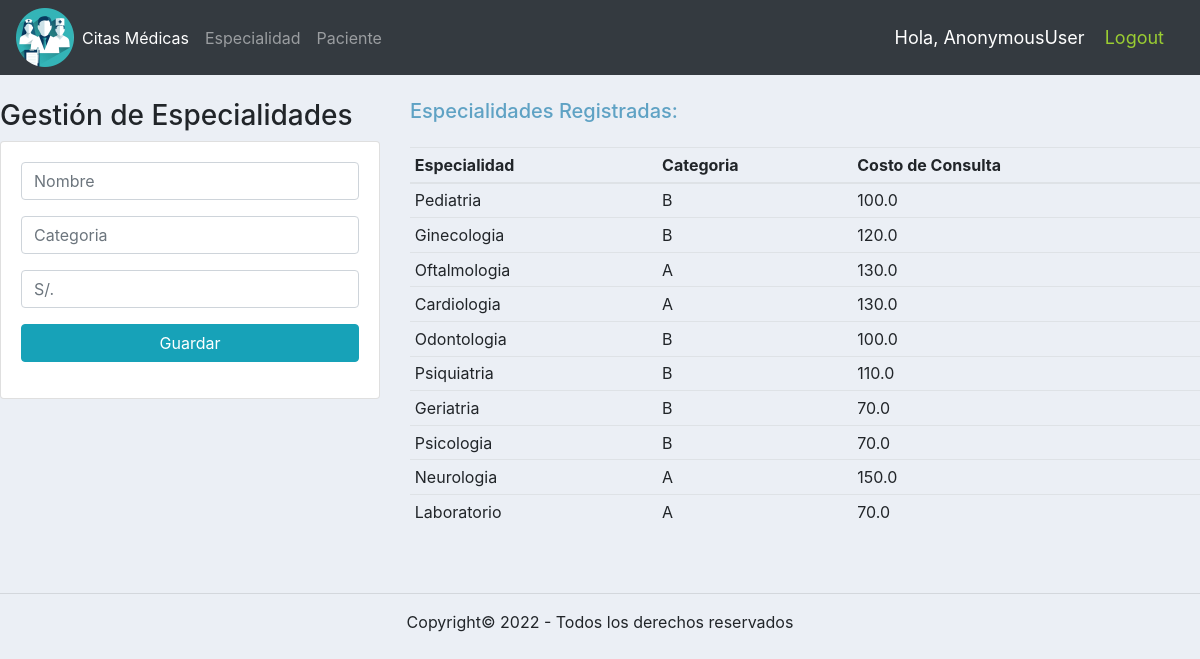
Screenshot of /products/ with the database file from the repository.
### Aplicacion/models.py (models this page shows, shortened)
class Especialidad(models.Model):
	CATEGORIA = (
			('A', 'A'),
			('B', 'B'),
			)
	nombre = models.CharField(max_length=200, null=True)
	precio = models.FloatField(null=True)
	categoria = models.CharField(max_length=200, null=True, choices=CATEGORIA)
	descripcion = models.CharField(max_length=200, null=True, blank=True)
	fecha_creada = models.DateTimeField(auto_now_add=True, null=True)

### Aplicacion/views.py (the view)
# urls.py: path('products/', views.products, name="especialidad"),
def products(request):
    especialidad = Especialidad.objects.all()
    return render(request, 'Aplicacion/products.html', {'especialidad':especialidad})

### Aplicacion/templates/Aplicacion/products.html
{% extends 'Aplicacion/main.html' %}
{% block content %}
        <br>
        <div class="row">
            <div class="col-sm-12 col-md-6 col-lg-4 col-xl-4">
                <h3>Gestión de Especialidades</h3>
                <div class="card">
                    <div class="card-body">
                        <form action="/registrarEspecialidad/" method="POST">{% csrf_token %}
                            <div class="form-group">
                                <input type="text" id="txtNombre" name="txtNombre" class="form-control" placeholder="Nombre" required>
                            </div>
                            <div class="form-group">
                                <input type="text" id="txtCategoria" name="txtCategoria" class="form-control" placeholder="Categoria" required>
                            </div>
                            <div class="form-group">
                                <input type="text" id="txtPrecio" name="txtPrecio" class="form-control" placeholder="S/."  required>
                            </div>
                            <div class="form-group">
                                <button type="submit" class="btn btn-info btn-block text-white">Guardar</button>
                            </div>
                        </form>
                    </div>
                </div>
            </div>
            <div class="col-sm-12 col-md-6 col-lg-8 col-xl-8">
                <h5 style="color: rgb(95, 162, 196);">Especialidades Registradas:</h5>
                <div class="table responsive py-3">
                    <table class="table table-sm" >
                        <thead>
                            <tr>
                                <th>Especialidad</th>
                                <th>Categoria</th>
                                <th>Costo de Consulta</th>
                            </tr>
                        </thead>
                        <tbody>
                            {% for i in especialidad %}
                            <tr>
                                <td>{{ i.nombre }}</td>
                                <td>{{ i.categoria }}</td>
                                <td>{{ i.precio }}</td>
                            </tr>
                            {% endfor %}
                        </tbody>
                    </table>
                </div>
            </div>
        </div>
{% endblock %}

### static/css/main.css (style rules this page uses)
body { background-color: #ebeff5; }

### rows the page displays
Especialidad: nombre "Pediatria", categoria "B", precio "100.0"
Especialidad: nombre "Ginecologia", categoria "B", precio "120.0"
Especialidad: nombre "Oftalmologia", categoria "A", precio "130.0"
Especialidad: nombre "Cardiologia", categoria "A", precio "130.0"
Especialidad: nombre "Odontologia", categoria "B", precio "100.0"
Especialidad: nombre "Psiquiatria", categoria "B", precio "110.0"
Especialidad: nombre "Geriatria", categoria "B", precio "70.0"
Especialidad: nombre "Psicologia", categoria "B", precio "70.0"
Especialidad: nombre "Neurologia", categoria "A", precio "150.0"
Especialidad: nombre "Laboratorio", categoria "A", precio "70.0"

### other values shown
{{ request.user }} "AnonymousUser"
